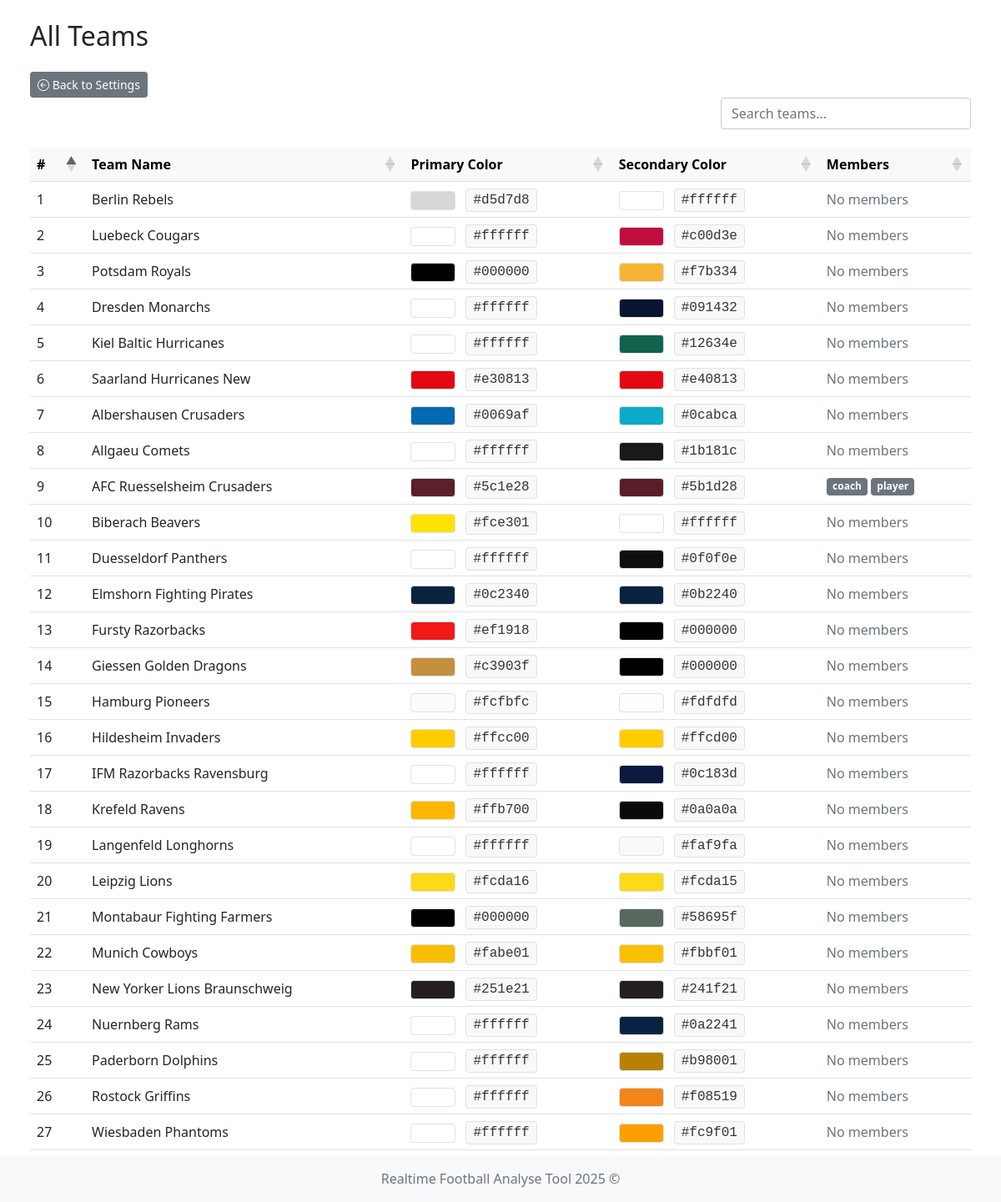
The page /team/list on the database as committed earlier.
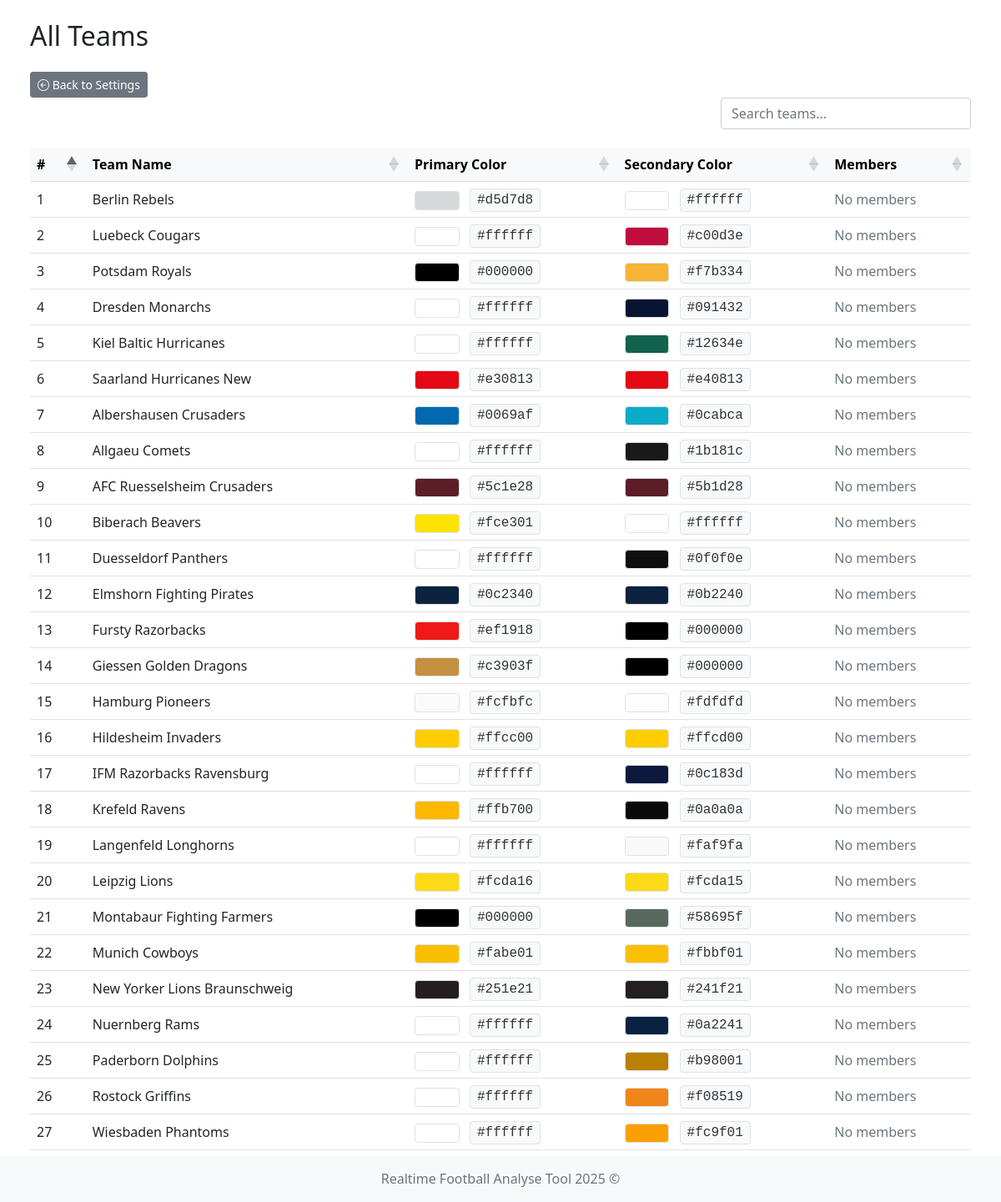
The same page on the database as committed later.
### app/models/team.py (models this page shows)
class TeamModel(db.Model):
    __tablename__ = 'teams'
    id = db.Column(db.Integer, primary_key=True)
    name = db.Column(db.String(100), nullable=False, unique=True)  # prevent duplicate team names
    icon = db.Column(db.String(300), nullable=False)  # longer path for future-proofing
    primary_color = db.Column(db.String(20), nullable=False)
    secondary_color = db.Column(db.String(20), nullable=False)

### app/models/user.py (models this page shows)
class UserModel(db.Model, UserMixin):
    __tablename__ = 'user'
    id = db.Column(db.Integer, primary_key=True)
    username = db.Column(db.String(80), unique=True, nullable=False)
    password = db.Column(db.String(120), nullable=False)
    role = db.Column(db.String(10), nullable=False, default='user')
    team_id = db.Column(db.Integer, db.ForeignKey('teams.id'))
    team = db.relationship('TeamModel', backref='users')

### app/controllers/team.py (the view)
@team_bp.route('/list')
def list_all_teams():
    teams = TeamModel.query.all()
    team_ids = [team.id for team in teams]
    if not team_ids:
        return render_template('team/show_teams.html', teams=[], team_members={})
    users = UserModel.query.filter(UserModel.team_id.in_(team_ids)).all()
    team_members = {}
    for user in users:
        team_members.setdefault(user.team_id, []).append(user)
    return render_template(
        'team/show_teams.html',
        teams=teams,
        team_members=team_members
    )

### run.py (called while the page is built)
    def _inject_context(self) -> None:
        @self.app.context_processor
        def inject_teams() -> dict:
            try:
                teams = TeamModel.query.all()
                return dict(teams=teams)
            except Exception as e:
                print(f"[!] Error injecting teams: {str(e)} ({type(e).__name__})")
                return dict(teams=[])

### app/templates/team/show_teams.html (shortened to what this page needs)
{% extends "system/base.html" %}
{% block content %}
<div class="container-fluid">
    <div class="row mb-4">
        <div class="col d-flex justify-content-between align-items-center">
            <h2 class="mb-0">All Teams</h2>
        </div>
    </div>
    <div>
        <a href="{{ url_for('settings') }}" class="btn btn-sm btn-secondary">
            <i class="bi bi-arrow-left-circle"></i> Back to Settings
        </a>
    </div>
    <div class="row mb-3">
        <div class="col d-flex justify-content-end">
            <input type="text" id="customSearch" class="form-control custom-search" placeholder="Search teams...">
        </div>
    </div>
    <div class="table-responsive">
        <table id="teamTable" class="table table-hover align-middle mb-0">
            <thead class="table-light">
            <tr>
                <th>#</th>
                <th>Team Name</th>
                <th>Primary Color</th>
                <th>Secondary Color</th>
                <th>Members</th>
            </tr>
            </thead>
            <tbody>
            {% if teams and teams|length > 0 %}
                {% for team in teams %}
                    <tr>
                        <td>{{ loop.index }}</td>
                        <td>{{ team.name }}</td>
                        <td>
                            {% set color = team.primary_color|lower %}
                            {% set badge_text_color = '#000' if color.startswith('#fff') or color == '' or color is none else '#fff' %}
                            <span class="badge border" style="background-color: {{ team.primary_color }}; color: {{ badge_text_color }};">
                            </span>
                            <span class="ms-2 px-2 py-1 border rounded" style="background-color: #f8f9fa; color: #333; font-family: monospace;">
                                {{ team.primary_color }}
                            </span>
                        </td>
                        <td>
                            {% set sec = team.secondary_color|lower %}
                            {% set sec_text = '#000' if sec.startswith('#fff') or sec == '' or sec is none else '#fff' %}
                            <span class="badge border" style="background-color: {{ team.secondary_color }}; color: {{ sec_text }};">
                            </span>
                            <span class="ms-2 px-2 py-1 border rounded" style="background-color: #f8f9fa; color: #333; font-family: monospace;">
                                {{ team.secondary_color }}
                            </span>
                        </td>
                        <td>
                            {% set members = team_members.get(team.id, []) %}
                            {% if members %}
                                <div class="d-flex flex-wrap gap-1">
                                    {% for user in members %}
                                        <span class="badge bg-secondary">{{ user.username }}</span>
                                    {% endfor %}
                                </div>
                            {% else %}
                                <span class="text-muted">No members</span>
                            {% endif %}
                        </td>
                    </tr>
                {% endfor %}
            {% endif %}
            </tbody>
        </table>
    </div>
</div>
{% endblock %}

### app/templates/system/base.html (shortened to what this page needs)
<!DOCTYPE html>
<html lang="en">
<head>
    <link href="https://cdn.jsdelivr.net/npm/bootstrap@5.1.3/dist/css/bootstrap.min.css" rel="stylesheet"/>
    <link rel="stylesheet" href="https://cdn.jsdelivr.net/npm/bootstrap-icons@1.11.3/font/bootstrap-icons.css"/>
    <link rel="stylesheet" href="https://cdnjs.cloudflare.com/ajax/libs/font-awesome/6.5.0/css/all.min.css"/>
    <link href="https://cdn.jsdelivr.net/npm/select2@4.1.0-rc.0/dist/css/select2.min.css" rel="stylesheet"/>
    <link href="https://cdn.jsdelivr.net/npm/select2-bootstrap-5-theme@1.3.0/dist/select2-bootstrap-5-theme.min.css"
          rel="stylesheet"/>
    <link href="https://cdn.datatables.net/1.13.6/css/dataTables.bootstrap5.min.css" rel="stylesheet"/>
    <link rel="stylesheet" href="https://cdn.datatables.net/fixedcolumns/4.3.0/css/fixedColumns.bootstrap5.min.css">
    <link rel="stylesheet" href="{{ url_for('static', filename='styles.css') }}"/>
</head>
<body class="{% block body_class %}{% endblock %}">
<div class="content-wrapper">
    <div class="container-fluid mt-4 px-4">
        <div id="toast-container" class="toast-container position-fixed bottom-0 end-0 p-3" style="z-index: 1100;">
        </div>
        {% block content %}{% endblock %}
    </div>
</div>
<footer class="footer mt-auto py-3 bg-light">
    <div class="container text-center">
        <span class="text-muted">Realtime Football Analyse Tool 2025 ©</span>
    </div>
</footer>
</body>
</html>

### app/static/styles.css (style rules this page uses)
html, body { height: 100%; margin: 0; padding: 0; }
body { display: flex; flex-direction: column; min-height: 100vh; }
.content-wrapper { flex: 1 0 auto; }
.footer { flex-shrink: 0; background-color: #f8f9fa; padding: 1rem 0; margin-top: auto; }
.table-responsive { margin-top: 0 !important; overflow-x: auto; }
.table-responsive { overflow-x: auto; }
.table th, .table td { white-space: nowrap; padding: 0.5rem; }
.table thead th { background-color: #f8f9fa; font-weight: bold; }

### app/templates/team/show_teams.html (style rules this page uses)
.table-responsive { overflow-x: auto; }
.table th, .table td { white-space: nowrap; padding: 0.5rem; }
.custom-search { max-width: 300px; background-color: transparent; border: 1px solid #ccc; transition: border-color 0.3s ease; }
.badge { font-size: 0.75rem; padding: 0.4em 0.6em; }

Rows that differ between the two databases and show on the page:
changed TeamModel "AFC Ruesselsheim Crusaders": loses UserModel (username "coach"); loses UserModel (username "player"); now shows "No members"
